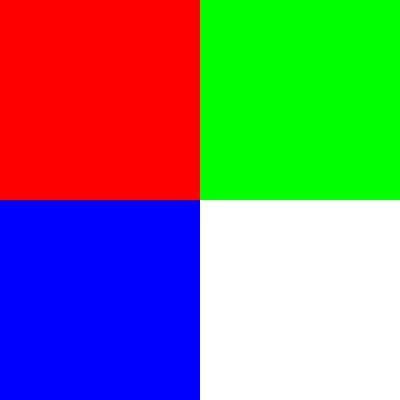
#> input picture test.jpg, 400 x 400 px; its folder holds only this picture in this run
$ python prototype.py
#> lines starting #> are read from the running program, lines starting #| are printed output that depends on the picture
#> in main, img is the input picture: PIL image 400x400 RGB; mean R, G, B 127.2, 127.5, 127.4
import os
import glob
import numpy as np
from PIL import Image
import matplotlib.pyplot as plt
from skimage.color import rgb2lab

# The 11 base color categories mapped to specific Hex to RGB representations.
COLOR_MAP = {
    'White': (255, 255, 255),    # #FFFFFF
    'Black': (0, 0, 0),          # #000000
    'Red': (255, 0, 0),          # #FF0000
    'Green': (0, 166, 81),       # #00A651
    'Yellow': (255, 215, 0),     # #FFD700
    'Blue': (0, 102, 255),       # #0066FF
    'Brown': (139, 69, 19),      # #8B4513
    'Purple': (128, 0, 128),     # #800080
    'Pink': (255, 105, 180),     # #FF69B4
    'Orange': (255, 140, 0),     # #FF8C00
    'Gray': (128, 128, 128)      # #808080
}

def get_color_lab_array():
    color_names = list(COLOR_MAP.keys())
    color_rgbs = np.array(list(COLOR_MAP.values()), dtype=np.uint8)
    color_rgbs_reshaped = color_rgbs.reshape((1, len(color_names), 3))
    colors_lab = rgb2lab(color_rgbs_reshaped)[0]
    return color_names, colors_lab, color_rgbs

COLOR_NAMES, COLORS_LAB, COLOR_RGBS = get_color_lab_array()

def analyze_image_colors(image):
    """
    Analyzes the image and returns a dictionary of colors and their percentages.
    """
    # Convert to RGB just in case it's RGBA or Grayscale
    img = image.convert('RGB')

    # Resize to speed up calculation without significantly altering proportions
    img.thumbnail((400, 400))
    img_np = np.array(img)

    # Convert image to LAB color space for better perceptual distance measurement
    img_lab = rgb2lab(img_np)
#> img_lab: shape (400, 400, 3) float64; mean of channels 0, 1, 2 68.1, 18.1, 10.6

    # Flatten the image to a 1D list of pixels
    pixels_lab = img_lab.reshape(-1, 3)

    # Calculate Euclidean distance (Delta E CIE76) between all pixels and the 11 target colors
    distances = np.linalg.norm(pixels_lab[:, np.newaxis, :] - COLORS_LAB[np.newaxis, :, :], axis=2)

    # Find the index of the closest target color for each pixel
    closest_color_indices = np.argmin(distances, axis=1)

    # Count occurrences of each color
    unique, counts = np.unique(closest_color_indices, return_counts=True)
#> unique = [0, 2, 3, 5, 6, 7, 8]; counts = [40000, 39601, 40000, 39998, 203, 2, 196]

    # Calculate percentages
    total_pixels = len(pixels_lab)
#> total_pixels = 160000
    percentages = {COLOR_NAMES[i]: (count / total_pixels) * 100 for i, count in zip(unique, counts)}
#> percentages = {'White': 25, 'Red': 24.75, 'Green': 25, 'Blue': 25, 'Brown': 0.127, 'Purple': 0.00125, 'Pink': 0.122}

    # Sort descending
    sorted_percentages = dict(sorted(percentages.items(), key=lambda item: item[1], reverse=True))
#> sorted_percentages = {'White': 25, 'Green': 25, 'Blue': 25, 'Red': 24.75, 'Brown': 0.127, 'Pink': 0.122, 'Purple': 0.00125}

    return sorted_percentages

def main():
    import sys
    print("Starting Image Color Analysis Prototype...")

    # If arguments are passed, use them as image files
    if len(sys.argv) > 1:
        image_files = sys.argv[1:]
    else:
        # Find all images in the current directory
        extensions = ['*.jpg', '*.jpeg', '*.png']
        image_files = []
        for ext in extensions:
            image_files.extend(glob.glob(ext))
            image_files.extend(glob.glob(ext.upper()))

    if not image_files:
        print("No image files (.jpg, .png) found in the current directory.")
        print("Please place the images in this folder and run again.")
        return

    for img_path in image_files:
        if img_path.startswith("chart_"):
            continue # Skip generated charts

        print(f"\nProcessing {img_path}...")

        try:
            img = Image.open(img_path)
            percentages = analyze_image_colors(img)
#> percentages has the same summary as sorted_percentages in analyze_image_colors

            # Create a side-by-side plot
            fig, (ax1, ax2) = plt.subplots(1, 2, figsize=(14, 6))

            # Show original image
            ax1.imshow(img)
            ax1.axis('off')
            ax1.set_title("Original Image")

            # Prepare pie chart
            labels = list(percentages.keys())
#> labels = ['White', 'Green', 'Blue', 'Red', 'Brown', 'Pink', 'Purple']
            sizes = list(percentages.values())
#> sizes = [25, 25, 25, 24.75, 0.127, 0.122, 0.00125]

            # Map colors for matplotlib
            plot_colors = []
            for label in labels:
                rgb = COLOR_MAP[label]
                plot_colors.append(f"#{rgb[0]:02x}{rgb[1]:02x}{rgb[2]:02x}")
#> this loop made 7 passes
#> (label, rgb) on passes 1 to 7: ('White', (255, 255, 255)), ('Green', (0, 166, 81)), ('Blue', (0, 102, 255)), ('Red', (255, 0, 0)), ('Brown', (139, 69, 19)), ('Pink', (255, 105, 180)), ('Purple', (128, 0, 128))
#> after the loop, plot_colors = ['#ffffff', '#00a651', '#0066ff', '#ff0000', '#8b4513', '#ff69b4', '#800080']

            # Plot pie chart
            ax2.pie(sizes, labels=[f"{l} ({s:.1f}%)" for l, s in zip(labels, sizes)],
                    colors=plot_colors, startangle=140,
                    wedgeprops={'edgecolor': 'black', 'linewidth': 1})
            ax2.axis('equal')
            ax2.set_title("Color Percentage Breakdown")

            # Save the chart
            output_filename = f"chart_{os.path.splitext(os.path.basename(img_path))[0]}.pdf"
            plt.savefig(output_filename, bbox_inches='tight', format='pdf')
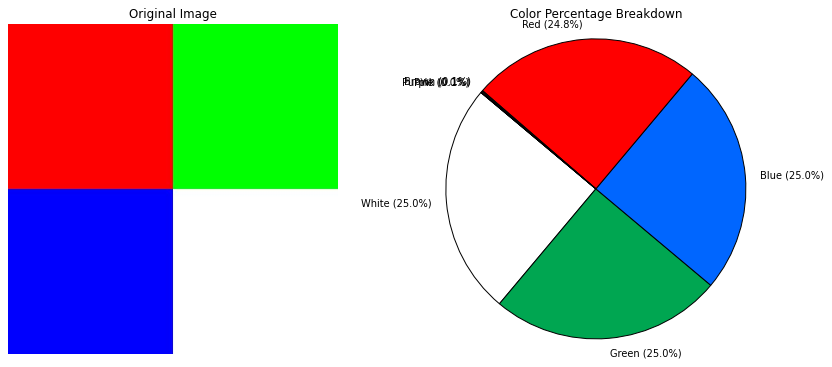
#> figure drawn by matplotlib, 2 panels
            print(f"Success! Saved chart to {output_filename}")

            # Close plot to free memory
            plt.close(fig)

        except Exception as e:
            print(f"Error processing {img_path}: {e}")

if __name__ == "__main__":
    main()
